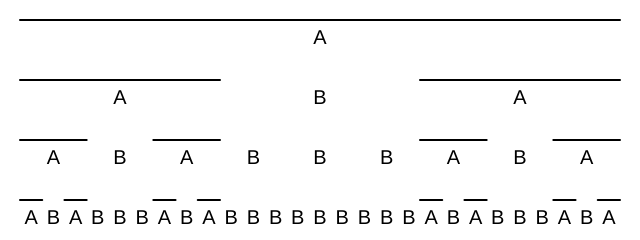
Frame 1 (no input)
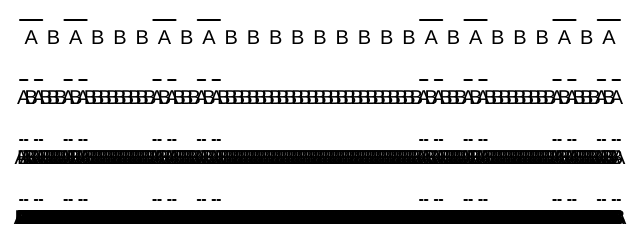
Frame 2 (the mouse pressed at the canvas centre, redrawn once)

The p5.js sketch that drew these frames (run headless with seeded random() and noise() and a simulated clock; the mouse was pressed at the canvas centre and the sketch redrawn once):

// p5.js sketch
// ── sketch.js
// The Nature of Code
// Daniel Shiffman
// http://natureofcode.com

let lsystem;
let turtle;

function setup() {
  createCanvas(640, 240);

  let rules = {
    A: "ABA",
    B: "BBB",
  };
  lsystem = new LSystem("A", rules);
  turtle = new Turtle(600);
}

function draw() {
  background(255);
  push();
  translate(20, 20);
  turtle.render(lsystem.sentence);
  print(lsystem.sentence);
  pop();
  
  push();
  lsystem.generate();
  translate(20, 80);
  turtle.length /= 3;
  turtle.render(lsystem.sentence);
  print(lsystem.sentence);
  pop();

  push();
  lsystem.generate();
  translate(20, 140);
  turtle.length /= 3;
  turtle.render(lsystem.sentence);
  print(lsystem.sentence);
  pop();

  
  push();
  lsystem.generate();
  translate(20, 200);
  turtle.length /= 3;
  turtle.render(lsystem.sentence);
  print(lsystem.sentence);
  pop();

  
  
  
  noLoop();
}

// ── lsystem.js
// The Nature of Code
// Daniel Shiffman
// http://natureofcode.com

// An LSystem has a starting sentence
// An a ruleset
// Each generation recursively replaces characters in the sentence
// Based on the ruleset

// Construct an LSystem with a starting sentence and a ruleset
class LSystem {
  constructor(axiom, rules) {
    this.sentence = axiom; // The sentence (a String)
    this.ruleset = rules; // The ruleset (an array of Rule objects)
  }

  // Generate the next generation
  generate() {
    // An empty string that we will fill
    let nextgen = "";
    // For every character in the sentence
    for (let i = 0; i < this.sentence.length; i++) {
      // What is the character
      // We will replace it with itself unless it matches one of our rules
      let c = this.sentence.charAt(i);
      let next = this.ruleset[c] || c;
      // Append replacement String
      nextgen += next;
    }
    // Replace sentence
    this.sentence = nextgen;
  }

}

// ── turtle.js
// The Nature of Code
// Daniel Shiffman
// http://natureofcode.com

class Turtle {
  constructor(length, angle) {
    this.length = length;
    this.angle = angle;
  }

  render(sentence) {
    stroke(0);
    textSize(20);
    for (let i = 0; i < sentence.length; i++) {
      let c = sentence.charAt(i);
      if (c === "A") {
        strokeWeight(2);
        stroke(0);
        line(0, 0, this.length, 0);
        noStroke();
        fill(0);
        textAlign(CENTER);
        text("A", this.length / 2, 24);
        translate(this.length, 0);
      } else if (c === "B") {
        noStroke();
        fill(0);
        textAlign(CENTER);
        text("B", this.length / 2, 24);
        translate(this.length, 0);
      }
    }
  }
}
